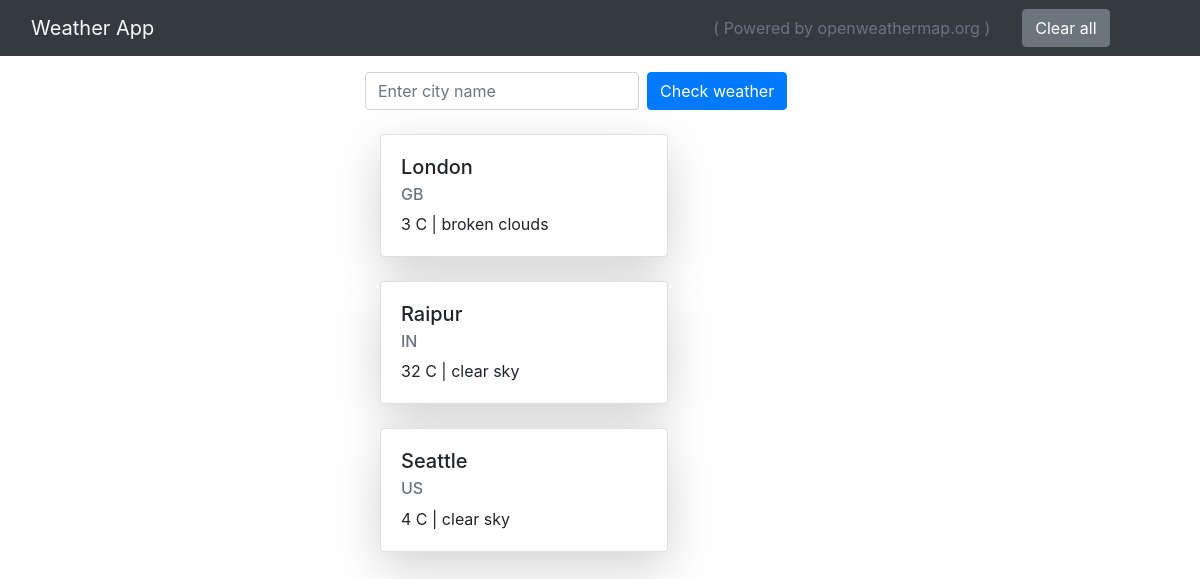
The page / on the database its author committed.
### weatherapp/models.py (models this page shows)
class City(models.Model):
    city_name = models.CharField(max_length=50, default="")
    country_name = models.CharField(max_length=50, default="")
    temperature = models.IntegerField()
    description = models.CharField(max_length=100, default="")

### weatherapp/views.py (the view, shortened to what this page needs)
# urls.py: path("", views.index),
def index(request):
    return render(request, "index.html", {"all_cities":City.objects.order_by("-id")})

### weatherapp/templates/index.html (shortened to what this page needs)
<!doctype html>
<html lang="en">
<head>
    <link rel="stylesheet" href="https://stackpath.bootstrapcdn.com/bootstrap/4.3.1/css/bootstrap.min.css">
</head>
<body>
    <nav class="navbar navbar-expand-sm navbar-light bg-dark">
        <a class="navbar-brand text-light col-7" href="#">Weather App</a>
        <ul class="navbar-nav">
            <li class="nav-item text-muted mr-4">( Powered by openweathermap.org )</li>
        </ul>
        <form action="/clearall/" class="form-inline" method="POST"> {%csrf_token%}
            <button type="submit" class="btn btn-secondary ml-2">Clear all</button>
        </form>
    </nav>
    <div class="container mt-3" style="width:500px;">
        <form class="form-inline mt-3" autocomplete="off" action="/" method="POST"> {%csrf_token%}
            <div class="form-group">
                <input type="text" class="form-control" id="exampleInputEmail1" placeholder="Enter city name"
                    aria-describedby="emailHelp" name="city_name" required>
            </div>
            <button type="submit" class="btn btn-primary ml-2">Check weather</button>
        </form>
        {%if not error%}
        {%if all_cities%}
        {%for city in all_cities%}
        <div class="container mt-4">
            <div class="card rounded shadow-lg" style="width: 18rem;">
                <div class="card-body">
                    <h5 class="card-title">{{city.city_name}}</h5>
                    <h6 class="card-subtitle mb-2 text-muted">{{city.country_name}}</h6>
                    <p class="card-text">{{city.temperature}} C | {{city.description}} </p>
                </div>
            </div>
        </div>
        {%endfor%}
        {%endif%}
        {%endif%}
    </div>
</body>
</html>

### rows shown on the page
City: city_name "London", country_name "GB", temperature "3", description "broken clouds"
City: city_name "Raipur", country_name "IN", temperature "32", description "clear sky"
City: city_name "Seattle", country_name "US", temperature "4", description "clear sky"
